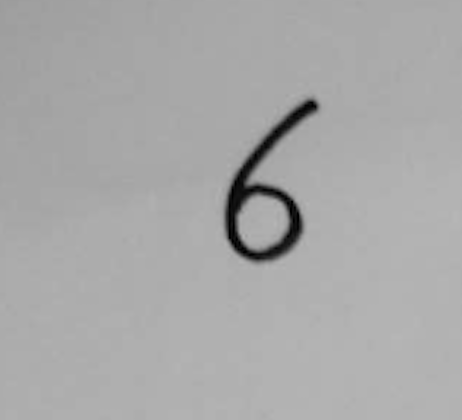
#> input picture image/template.png, 462 x 420 px, found by its file name
$ python find_contour.py   (older library calls are emulated)
#> lines starting #> are read from the running program, lines starting #| are printed output that depends on the picture; after the words box and inside, x2 and y2 are one past the last pixel; in counts of white or black regions, pixels touching at a corner belong together
import cv2
import numpy as np
from matplotlib import pyplot as plt


def findContours(img_path):
    # read the image
#> called with img_path = './image/template.png'
    image = cv2.imread(img_path)
#> image is the input picture: shape (420, 462, 3); mean B, G, R 168.7, 168.7, 168.7

    # grayscale
    gray = cv2.cvtColor(image, cv2.COLOR_BGR2GRAY)

    # blur the image using Guassian
    blur = cv2.GaussianBlur(src=gray, ksize=(13, 13), sigmaX=0)
    (t, binary) = cv2.threshold(src=blur,
                                thresh=155, maxval=255, type=cv2.THRESH_BINARY)
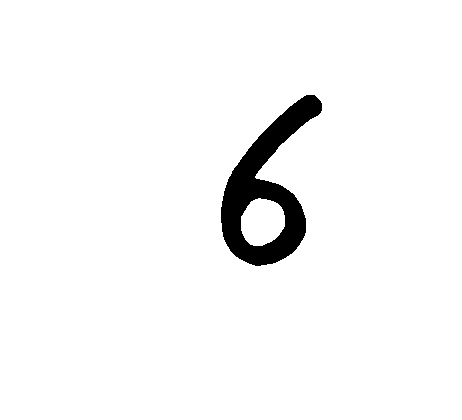
#> binary: shape (420, 462); 96.5% white; 1 black region, box (x1, y1, x2, y2) and area: (221, 95, 322, 266) 6727

    # Sobel edge detector
    sobel_x = cv2.Sobel(binary, cv2.CV_32F, 1, 0)
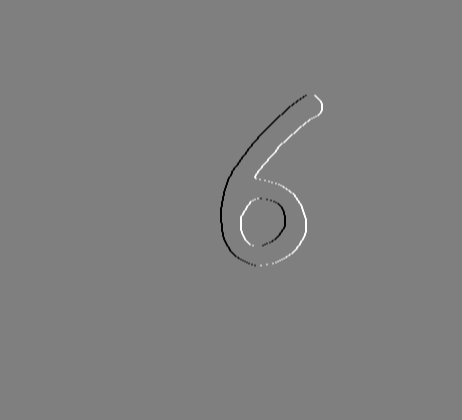
#> sobel_x: shape (420, 462) float32; min -1020, max 1020, mean 0; drawn with min black and max white
    sobel_y = cv2.Sobel(binary, cv2.CV_32F, 0, 1)
    edge_image = cv2.magnitude(sobel_x, sobel_y)
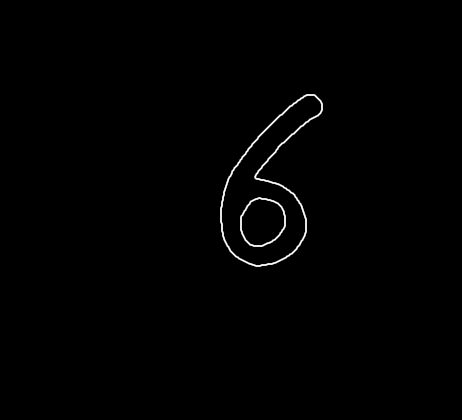
#> edge_image: shape (420, 462) float32; min 0, max 1140.4, mean 6.8; drawn with min black and max white
    edge_image = cv2.normalize(
        edge_image, None, 0., 255., cv2.NORM_MINMAX, cv2.CV_8U)

    # thining
    edge_image = cv2.ximgproc.thinning(
        edge_image, None, cv2.ximgproc.THINNING_GUOHALL)
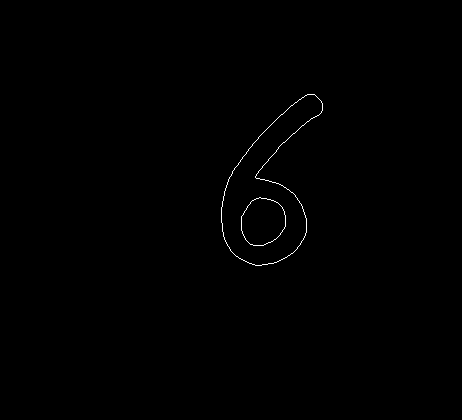
#> edge_image: shape (420, 462); 0.28% white in thin lines or dots, all inside (x1, y1, x2, y2) = (221, 94, 323, 266)

    # get contour
    cv2_version = cv2.__version__.split('.')[0]
    if cv2_version == '3':
        ret, contours, hierarchy = cv2.findContours(
            image=edge_image, mode=cv2.RETR_TREE, method=cv2.CHAIN_APPROX_SIMPLE)
    else:
        contours, hierarchy = cv2.findContours(
            image=edge_image, mode=cv2.RETR_TREE, method=cv2.CHAIN_APPROX_SIMPLE)
#> contours = 4 contours; box (x1, y1, x2, y2) and area: (221, 94, 323, 266) 8368, (221, 94, 323, 266) 8368, (241, 197, 286, 246) 1644, (241, 197, 286, 246) 1644

    # delete the unwanted contour in the left bottom corner
    contour_length = []  # array to record contour length
    for contour in contours:
        contour_length.append(len(contour))
#> this loop made 4 passes
#> after the loop, contour_length = [194, 194, 66, 66]
    del contours[contour_length.index(max(contour_length))]
    del contour_length[contour_length.index(max(contour_length))]

    # filter contours
    contour_list = []
    for i, contour in enumerate(contours):
        if((contour[0][0][0] - contour[-1][0][0]) > 2 or (contour[0][0][1] - contour[-1][0][1]) > 2 or contour[0][0][1] < 30):
            continue
        new_contour = np.concatenate((contour, [contour[0]]), axis=0)
        contour_list.append(new_contour)
#> this loop made 3 passes
#> after the loop, contour_list = 3 contours; box (x1, y1, x2, y2) and area: (221, 94, 323, 266) 8368, (241, 197, 286, 246) 1644, (241, 197, 286, 246) 1644

    return contour_list, hierarchy


if __name__ == "__main__":
    contours, hierarchy = findContours('./image/template.png')
#> contours has the same summary as contour_list in findContours
    print("testing the model usability......\n")
    print(len(contours), "contours found\n")
#| 3 contours found
    print("hierarchy:\n", hierarchy)
#| hierarchy:
#|  [[[-1 -1  1 -1]
#|   [-1 -1  2  0]
#|   [-1 -1  3  1]
#|   [-1 -1 -1  2]]]
